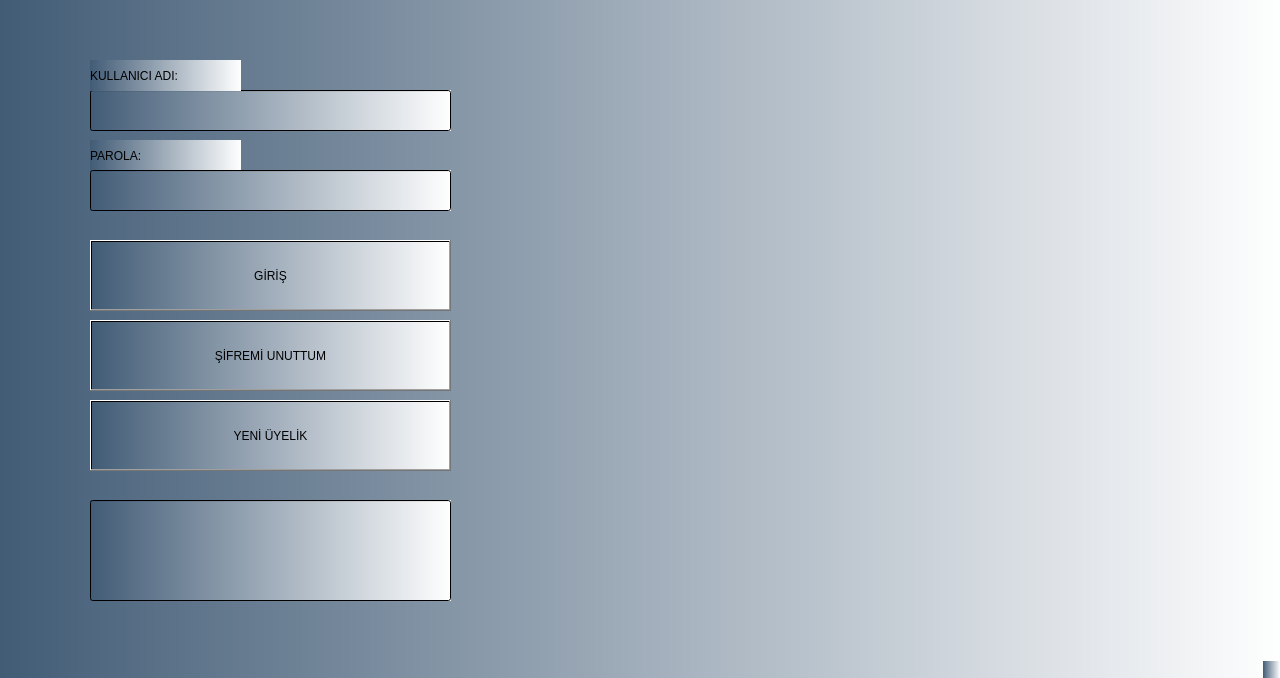
<?xml version="1.0" encoding="UTF-8"?>
<ui version="4.0">
 <class>MainWindow</class>
 <widget class="QMainWindow" name="MainWindow">
  <property name="geometry">
   <rect>
    <x>0</x>
    <y>0</y>
    <width>1280</width>
    <height>678</height>
   </rect>
  </property>
  <property name="windowTitle">
   <string>MainWindow</string>
  </property>
  <property name="styleSheet">
   <string notr="true">background-color: qlineargradient(spread:pad, x1:0, y1:0, x2:1, y2:0, stop:0 rgba(66, 92, 118), stop:1 rgba(255, 255, 255, 255));</string>
  </property>
  <widget class="QWidget" name="centralwidget">
   <widget class="QLineEdit" name="line_nickname">
    <property name="geometry">
     <rect>
      <x>90</x>
      <y>90</y>
      <width>361</width>
      <height>41</height>
     </rect>
    </property>
   </widget>
   <widget class="QPushButton" name="btn_giris">
    <property name="geometry">
     <rect>
      <x>90</x>
      <y>240</y>
      <width>361</width>
      <height>71</height>
     </rect>
    </property>
    <property name="text">
     <string>GİRİŞ</string>
    </property>
   </widget>
   <widget class="QLabel" name="label">
    <property name="geometry">
     <rect>
      <x>90</x>
      <y>60</y>
      <width>151</width>
      <height>31</height>
     </rect>
    </property>
    <property name="text">
     <string>KULLANICI ADI:</string>
    </property>
   </widget>
   <widget class="QLabel" name="label_2">
    <property name="geometry">
     <rect>
      <x>90</x>
      <y>140</y>
      <width>151</width>
      <height>31</height>
     </rect>
    </property>
    <property name="text">
     <string>PAROLA:</string>
    </property>
   </widget>
   <widget class="QLineEdit" name="line_password">
    <property name="geometry">
     <rect>
      <x>90</x>
      <y>170</y>
      <width>361</width>
      <height>41</height>
     </rect>
    </property>
   </widget>
   <widget class="QPushButton" name="btn_yeniuye">
    <property name="geometry">
     <rect>
      <x>90</x>
      <y>400</y>
      <width>361</width>
      <height>71</height>
     </rect>
    </property>
    <property name="text">
     <string>YENİ ÜYELİK</string>
    </property>
   </widget>
   <widget class="QPushButton" name="btn_sifresifirla">
    <property name="geometry">
     <rect>
      <x>90</x>
      <y>320</y>
      <width>361</width>
      <height>71</height>
     </rect>
    </property>
    <property name="mouseTracking">
     <bool>false</bool>
    </property>
    <property name="contextMenuPolicy">
     <enum>Qt::DefaultContextMenu</enum>
    </property>
    <property name="autoFillBackground">
     <bool>false</bool>
    </property>
    <property name="text">
     <string>ŞİFREMİ UNUTTUM</string>
    </property>
   </widget>
   <widget class="QLineEdit" name="line_check">
    <property name="geometry">
     <rect>
      <x>90</x>
      <y>500</y>
      <width>361</width>
      <height>101</height>
     </rect>
    </property>
   </widget>
  </widget>
  <widget class="QMenuBar" name="menubar">
   <property name="geometry">
    <rect>
     <x>0</x>
     <y>0</y>
     <width>1280</width>
     <height>24</height>
    </rect>
   </property>
  </widget>
  <widget class="QStatusBar" name="statusbar"/>
 </widget>
 <resources/>
 <connections/>
</ui>
